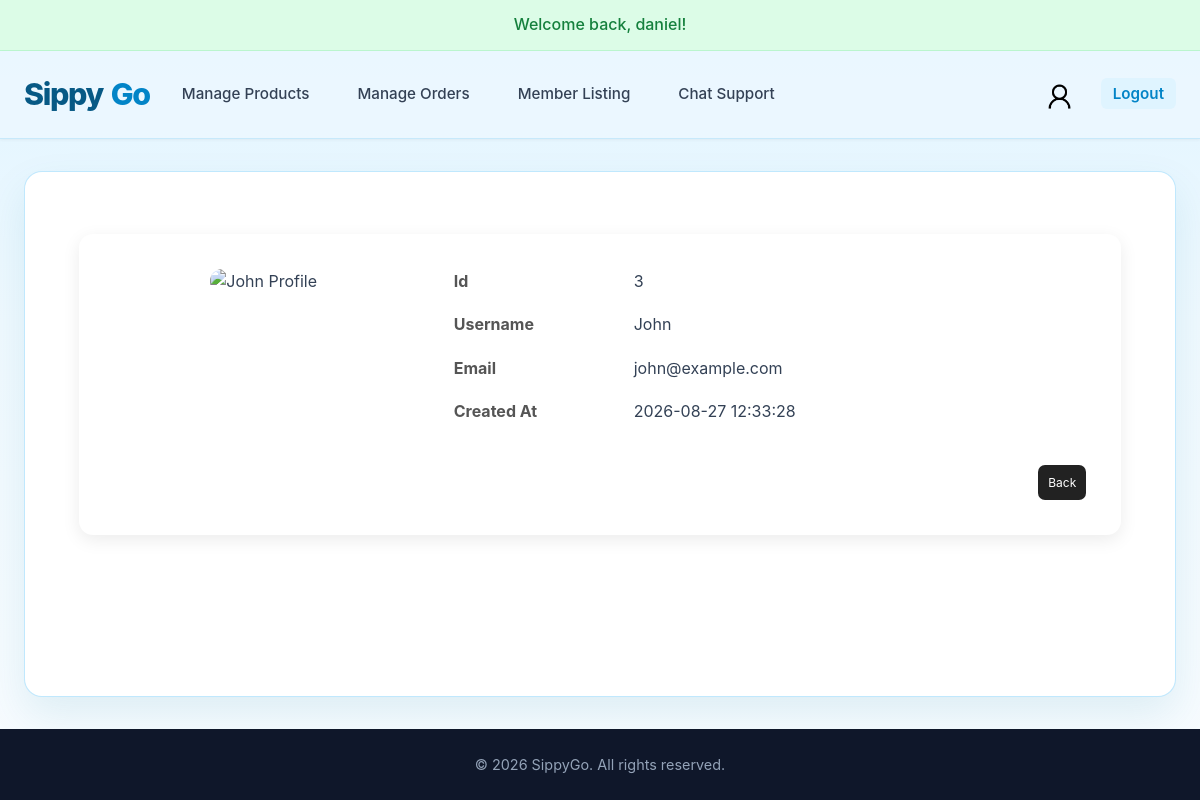
The page /pages/admin/member_details.php?id=3&page=1 (signed in) on the database its author committed.
### tables this page shows
CREATE TABLE `users` (
  `user_id` INT(11) NOT NULL AUTO_INCREMENT,
  `username` VARCHAR(50) NOT NULL UNIQUE,
  `email` VARCHAR(100) NOT NULL UNIQUE,
  `password` VARCHAR(255) NOT NULL,
  `role` VARCHAR(50) NOT NULL DEFAULT 'member',
  `profilepic` VARCHAR(255) DEFAULT NULL,
  `reward_points` INT UNSIGNED NOT NULL DEFAULT 0,
  `created_at` TIMESTAMP DEFAULT CURRENT_TIMESTAMP,
  `failed_attempts` INT NOT NULL DEFAULT 0,
  `locked_until` DATETIME DEFAULT NULL,
  PRIMARY KEY (`user_id`)
);

### _base.php (called while the page is built, shortened)
<?php
function req($key, $value = null) {
    $value = $_REQUEST[$key] ?? $value;
    return is_array($value) ? array_map('trim', $value) : trim($value);
}
function encode($value) {
    return htmlentities($value);
}

### pages/admin/member_details.php (the view, shortened to what this page needs)
<?php
require_once '../../_base.php';
include '../../_head.php';
$userFields = [
    'user_id'       => 'Id',
    'username'      => 'Username',
    'email'         => 'Email',
    'created_at'    => 'Created At',
];
$userId = intval(req('id', 1));
$page = max(1, intval(req('page', 1)));
$baseSQL = "
    SELECT user_id, username, email, role, created_at
    FROM users
    WHERE 1=1
    AND role = 'member'
    AND user_id = {$userId}
";
$member = $_db->query("{$baseSQL}")->fetch(PDO::FETCH_ASSOC);
?>
<link rel="stylesheet" href="../../css/admin.css">
<link rel="stylesheet" href="../../css/main.css">
<div class="admin-container">
    <div class="view-card">
        <div class="view-content">
            <div class="view-image">
                <?php
                    $imagePath = "../../img/member/{$member['user_id']}";
                ?>
                <img
                    src="<?= $imagePath ?>"
                    alt="<?= $member['username'] . ' Profile' ?>"
                    class="view-product-image"
                >
            </div>
            <div class="view-details">
                <?php foreach ($userFields as $field => $label): ?>
                    <div class="detail-row">
                        <label><?= encode($label) ?></label>
                        <span><?= encode($member[$field]) ?></span>
                    </div>
                <?php endforeach; ?>
            </div>
        </div>
        <div class="view-footer">
            <a href="member_listing.php?page=<?= $page ?>" class="btn-view">
                Back
            </a>
        </div>
    </div>
</div>
<?php include '../../_foot.php'; ?>

### css/main.css (style rules this page uses)
:root { --primary: #0284c7; --primary-hover: #0369a1; --primary-light: #dff4ff; --dark: #0f172a; --text-main: #334155; --text-muted: #64748b; --bg-main: #eff9ff; --card-bg: #ffffff; --border-color: #e2e8f0; --shadow-sm: 0 1px 3px rgba(0,0,0,0.05); --shadow-md: 0 4px 12px rgba(0,0,0,0.08); --shadow-lg: 0 10px 25px rgba(0,0,0,0.12); --radius: 10px; --transition: all 0.2s cubic-bezier(0.4, 0, 0.2, 1); }
* { box-sizing: border-box; }
html, body { min-height: 100%; }
body { margin: 0; min-height: 100vh; display: flex; flex-direction: column; font-family: -apple-system, BlinkMacSystemFont, "Segoe UI", Roboto, "Helvetica Neue", Arial, sans-serif; line-height: 1.6; color: var(--text-main); background: linear-gradient(180deg, #dff4ff 0, var(--bg-main) 320px, #f8fcff 100%); }

### css/admin.css (style rules this page uses)
.admin-container { width: 96%; max-width: 1600px; margin: 30px auto; }
.btn-view,.btn-edit,.btn-delete { padding: 8px 10px;border-radius: 7px;text-decoration: none;color: white; font-size: 12px;text-align: center;transition: .2s; }
.btn-view { background: #222; }
.view-card { background:#fff; border-radius:14px; box-shadow:0 5px 18px rgba(0,0,0,.08); padding:35px; }
.view-content { display:grid; grid-template-columns:300px 1fr; gap:40px; }
.view-image { text-align:center; }
.view-product-image { width:260px; border-radius:12px; object-fit:cover; }
.view-details { display:flex; flex-direction:column; gap:18px; }
.detail-row { display:grid; grid-template-columns:180px 1fr; align-items:center; }
.detail-row label { font-weight:bold; color:#555; }
.view-footer { margin-top:40px; display:flex; justify-content:flex-end; gap:15px; }

### rows shown on the page
users: user_id "3", username "John", email "john@example.com", created_at "2026-08-27 12:33:28"

### other values the page prints
temp('info') "Welcome back, daniel!"
encode($label) "Id"
encode($label) "Username"
encode($label) "Email"
encode($label) "Created At"
